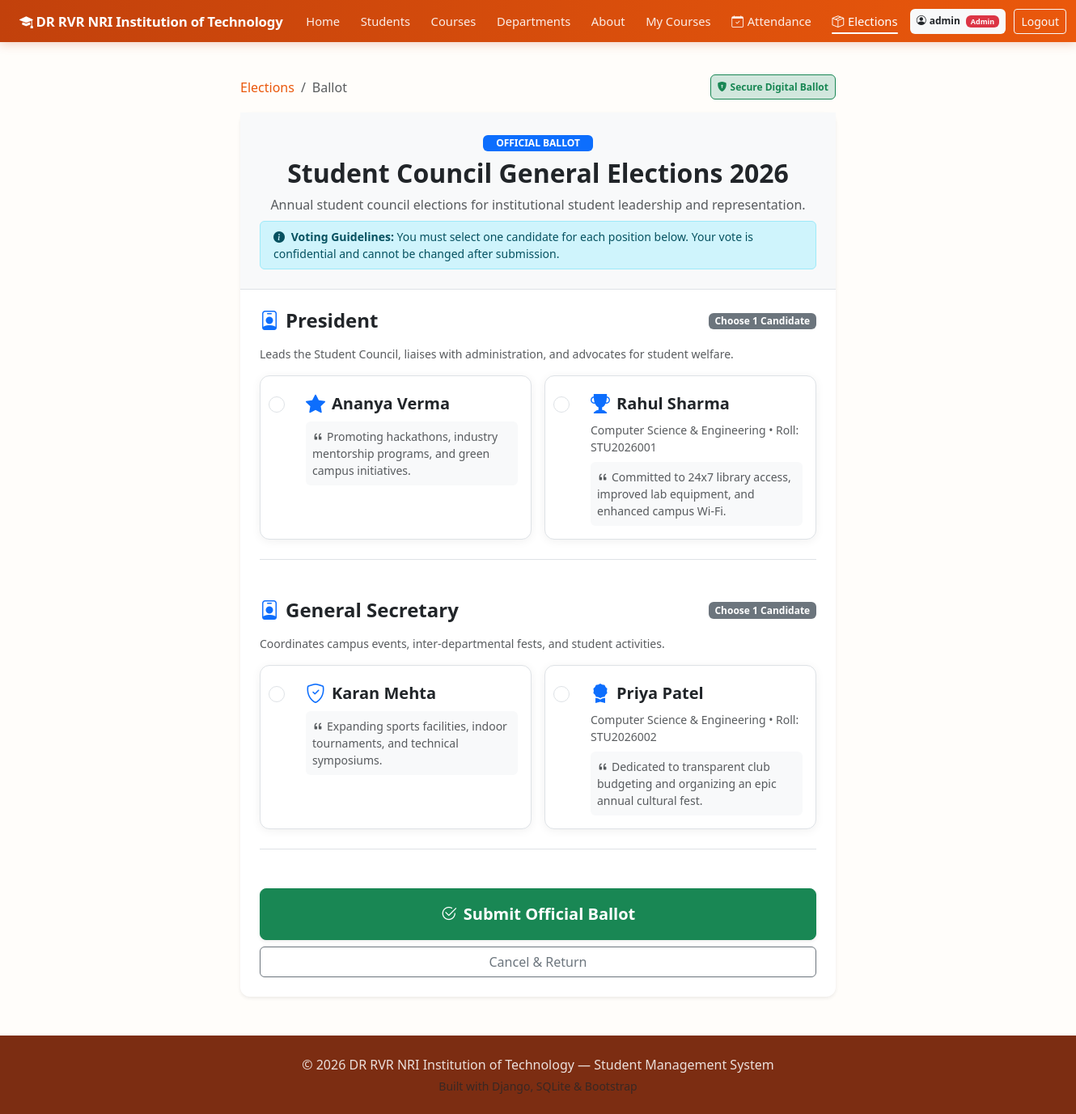
Page /elections/1/ (signed in) on the committed database.
### core/models.py (models this page shows, shortened)
class User(AbstractUser):
    ROLE_CHOICES = [
        ('admin', 'Admin'),
        ('student', 'Student'),
    ]
    role = models.CharField(max_length=20, choices=ROLE_CHOICES, default='student')

class Election(models.Model):
    title = models.CharField(max_length=200)
    description = models.TextField(blank=True, null=True)
    start_date = models.DateTimeField(default=timezone.now)
    end_date = models.DateTimeField()
    is_active = models.BooleanField(default=True)
    created_at = models.DateTimeField(auto_now_add=True)
    class Meta:
        ordering = ['-created_at']
    @property
    def is_voting_open(self):
        now = timezone.now()
        return self.is_active and (self.start_date <= now <= self.end_date)

class ElectionPosition(models.Model):
    election = models.ForeignKey(Election, on_delete=models.CASCADE, related_name='positions')
    title = models.CharField(max_length=150)
    description = models.TextField(blank=True, null=True)
    display_order = models.IntegerField(default=0)
    class Meta:
        ordering = ['display_order', 'title']

class Candidate(models.Model):
    position = models.ForeignKey(ElectionPosition, on_delete=models.CASCADE, related_name='candidates')
    student = models.ForeignKey(Student, on_delete=models.SET_NULL, null=True, blank=True, related_name='candidacies')
    name = models.CharField(max_length=150)
    manifesto = models.TextField(blank=True, null=True)
    symbol_icon = models.CharField(max_length=50, default='bi-person-badge', help_text="Bootstrap icon name like bi-award-fill, bi-star-fill, etc.")
    class Meta:
        ordering = ['name']

class Student(models.Model):
    roll_number = models.CharField(max_length=30, unique=True)
    first_name = models.CharField(max_length=80)
    last_name = models.CharField(max_length=80)
    email = models.EmailField(max_length=120, unique=True)
    phone = models.CharField(max_length=20, blank=True, null=True)
    date_of_birth = models.DateField(blank=True, null=True)
    gender = models.CharField(max_length=10, blank=True, null=True)
    address = models.TextField(blank=True, null=True)
    enrollment_year = models.IntegerField(default=current_year)
    department = models.ForeignKey(Department, on_delete=models.CASCADE, related_name='students')
    user = models.OneToOneField(
        settings.AUTH_USER_MODEL,
        on_delete=models.SET_NULL,
        null=True,
        blank=True,
        related_name='student_profile'
    )
    class Meta:
        ordering = ['first_name', 'last_name']

class Department(models.Model):
    name = models.CharField(max_length=120, unique=True)
    code = models.CharField(max_length=20, unique=True)
    head_of_department = models.CharField(max_length=120, blank=True, null=True)
    description = models.TextField(blank=True, null=True)
    class Meta:
        ordering = ['name']

### core/views.py (the view, shortened to what this page needs)
# urls.py: path('elections/<int:election_id>/', views.election_ballot, name='election_ballot'),
@login_required
def election_ballot(request, election_id):
    election = get_object_or_404(Election, id=election_id)
    positions = election.positions.prefetch_related('candidates').all()
    already_voted = Vote.objects.filter(position__election=election, voter=request.user).exists()
    if already_voted:
        messages.info(request, 'You have already cast your vote in this election! Showing results.')
        return redirect('election_results', election_id=election.id)
    if not election.is_voting_open:
        messages.warning(request, f'Voting is currently not open for this election ({election.status_label}).')
        return redirect('election_results', election_id=election.id)
    return render(request, 'election_ballot.html', {
        'election': election,
        'positions': positions,
    })

### templates/election_ballot.html (shortened to what this page needs)
{% extends 'base.html' %}
{% block content %}
<div class="row justify-content-center">
    <div class="col-lg-8">
        <div class="d-flex justify-content-between align-items-center mb-3">
            <nav aria-label="breadcrumb">
                <ol class="breadcrumb mb-0">
                    <li class="breadcrumb-item"><a href="{% url 'elections_list' %}">Elections</a></li>
                    <li class="breadcrumb-item active">Ballot</li>
                </ol>
            </nav>
            <span class="badge bg-success-subtle text-success border border-success p-2">
                <i class="bi bi-shield-lock-fill me-1"></i>Secure Digital Ballot
            </span>
        </div>
        <div class="card shadow-sm border-0 mb-4">
            <div class="card-body p-4 text-center border-bottom bg-light">
                <span class="badge bg-primary px-3 py-1 mb-2 text-uppercase">Official Ballot</span>
                <h2 class="fw-bold mb-2">{{ election.title }}</h2>
                {% if election.description %}
                    <p class="text-muted mb-2">{{ election.description }}</p>
                {% endif %}
                <div class="alert alert-info py-2 px-3 small d-inline-block mb-0 text-start">
                    <i class="bi bi-info-circle-fill me-1"></i>
                    <strong>Voting Guidelines:</strong> You must select one candidate for each position below. Your vote is confidential and cannot be changed after submission.
                </div>
            </div>
            <div class="card-body p-4">
                <form method="post" id="ballotForm">
                    {% for position in positions %}
                    <div class="mb-5 pb-4 border-bottom position-block">
                        <div class="d-flex justify-content-between align-items-center mb-3">
                            <h4 class="fw-bold mb-0 text-dark">
                                <i class="bi bi-person-badge text-primary me-2"></i>{{ position.title }}
                            </h4>
                            <span class="badge bg-secondary">Choose 1 Candidate</span>
                        </div>
                        {% if position.description %}
                            <p class="text-muted small mb-3">{{ position.description }}</p>
                        {% endif %}
                        <div class="row g-3">
                            {% for candidate in position.candidates.all %}
                            <div class="col-md-6">
                                <label class="card h-100 p-3 candidate-card border cursor-pointer" for="cand_{{ candidate.id }}" style="cursor: pointer; transition: all 0.2s;">
                                    <div class="d-flex align-items-start gap-3">
                                        <div class="form-check mt-1">
                                            <input class="form-check-input fs-5" type="radio" name="position_{{ position.id }}" id="cand_{{ candidate.id }}" value="{{ candidate.id }}" required>
                                        </div>
                                        <div class="flex-grow-1">
                                            <div class="d-flex align-items-center gap-2 mb-1">
                                                <i class="bi {{ candidate.symbol_icon }} text-primary fs-4"></i>
                                                <h5 class="card-title fw-bold mb-0">{{ candidate.name }}</h5>
                                            </div>
                                            {% if candidate.student %}
                                                <div class="text-muted small mb-2">
                                                    {{ candidate.student.department.name }} &bull; Roll: {{ candidate.student.roll_number }}
                                                </div>
                                            {% endif %}
                                            {% if candidate.manifesto %}
                                                <p class="text-muted small mb-0 bg-light p-2 rounded">
                                                    <i class="bi bi-quote me-1"></i>{{ candidate.manifesto }}
                                                </p>
                                            {% endif %}
                                        </div>
                                    </div>
                                </label>
                            </div>
                            {% empty %}
                            <div class="col-12">
                                <p class="text-muted small italic">No candidates registered for this position yet.</p>
                            </div>
                            {% endfor %}
                        </div>
                    </div>
                    {% endfor %}
                    <div class="d-grid gap-2 mt-4">
                        <button type="submit" class="btn btn-success btn-lg fw-bold py-3 shadow-sm" onclick="return confirm('Confirm your ballot submission? Once submitted, your vote cannot be modified.');">
                            <i class="bi bi-check2-circle me-2"></i>Submit Official Ballot
                        </button>
                        <a href="{% url 'elections_list' %}" class="btn btn-outline-secondary">Cancel &amp; Return</a>
                    </div>
                </form>
            </div>
        </div>
    </div>
</div>
{% endblock %}

### templates/base.html (shortened to what this page needs)
{% load static %}
<!DOCTYPE html>
<html lang="en">
<head>
    <link href="https://cdn.jsdelivr.net/npm/bootstrap@5.3.3/dist/css/bootstrap.min.css" rel="stylesheet">
    <link href="https://cdn.jsdelivr.net/npm/bootstrap-icons@1.11.3/font/bootstrap-icons.css" rel="stylesheet">
    <link href="{% static 'css/style.css' %}" rel="stylesheet">
</head>
<body>
<nav class="navbar navbar-expand-xl navbar-dark sticky-top">
    <div class="container-fluid px-lg-4 px-3">
        <a class="navbar-brand fw-bold" href="{% url 'home' %}">
            <i class="bi bi-mortarboard-fill me-1"></i>DR RVR NRI Institution of Technology
        </a>
        <div class="collapse navbar-collapse" id="navMenu">
            <ul class="navbar-nav me-auto mb-2 mb-xl-0 align-items-xl-center">
                <li class="nav-item">
                    <a class="nav-link text-nowrap {% if request.resolver_match.url_name == 'home' %}active{% endif %}" href="{% url 'home' %}">Home</a>
                </li>
                <li class="nav-item">
                    <a class="nav-link text-nowrap {% if request.resolver_match.url_name == 'students' %}active{% endif %}" href="{% url 'students' %}">Students</a>
                </li>
                <li class="nav-item">
                    <a class="nav-link text-nowrap {% if request.resolver_match.url_name == 'courses' or request.resolver_match.url_name == 'course_detail' %}active{% endif %}" href="{% url 'courses' %}">Courses</a>
                </li>
                <li class="nav-item">
                    <a class="nav-link text-nowrap {% if request.resolver_match.url_name == 'departments' %}active{% endif %}" href="{% url 'departments' %}">Departments</a>
                </li>
                <li class="nav-item">
                    <a class="nav-link text-nowrap {% if request.resolver_match.url_name == 'about' %}active{% endif %}" href="{% url 'about' %}">About</a>
                </li>
                {% if request.user.is_authenticated %}
                <li class="nav-item">
                    <a class="nav-link text-nowrap {% if request.resolver_match.url_name == 'my_courses' %}active{% endif %}" href="{% url 'my_courses' %}">My Courses</a>
                </li>
                <li class="nav-item">
                    <a class="nav-link text-nowrap {% if 'attendance' in request.resolver_match.url_name %}active{% endif %}" href="{% if request.user.role == 'admin' or request.user.is_staff or request.user.is_superuser %}{% url 'attendance_dashboard' %}{% else %}{% url 'my_attendance' %}{% endif %}">
                        <i class="bi bi-calendar-check"></i><span>Attendance</span>
                    </a>
                </li>
                <li class="nav-item">
                    <a class="nav-link text-nowrap {% if 'election' in request.resolver_match.url_name %}active{% endif %}" href="{% url 'elections_list' %}">
                        <i class="bi bi-box-seam"></i><span>Elections</span>
                    </a>
                </li>
                {% endif %}
            </ul>
            <ul class="navbar-nav align-items-xl-center">
                {% if request.user.is_authenticated %}
                    <li class="nav-item me-2 my-1 my-xl-0">
                        <span class="badge text-bg-light text-dark py-2 px-2 text-nowrap">
                            <i class="bi bi-person-circle me-1"></i>{{ request.user.username }}
                            {% if request.user.role == 'admin' or request.user.is_staff or request.user.is_superuser %}<span class="badge bg-danger ms-1">Admin</span>{% endif %}
                        </span>
                    </li>
                    <li class="nav-item my-1 my-xl-0">
                        <a class="btn btn-outline-light btn-sm text-nowrap" href="{% url 'logout' %}">Logout</a>
                    </li>
                {% endif %}
            </ul>
        </div>
    </div>
</nav>
<main class="container my-4 flex-grow-1">
    {% block content %}{% endblock %}
</main>
<footer class="footer mt-auto py-4">
    <div class="container text-center">
        <p class="mb-1">&copy; 2026 DR RVR NRI Institution of Technology — Student Management System</p>
        <p class="mb-0 small text-muted">Built with Django, SQLite &amp; Bootstrap</p>
    </div>
</footer>
</body>
</html>

### static/css/style.css (style rules this page uses)
:root { --primary: #ea580c; --primary-dark: #9a3412; --primary-darker: #7c2d12; --accent: #f97316; --accent-light: #ffedd5; --accent-hover: #c2410c; --bg-soft: #fffdfa; }
body { background-color: var(--bg-soft); display: flex; flex-direction: column; min-height: 100vh; font-family: 'Segoe UI', Roboto, -apple-system, sans-serif; }
a { color: var(--primary); text-decoration: none; }
.navbar { background: linear-gradient(90deg, #c2410c 0%, #ea580c 100%); box-shadow: 0 2px 12px rgba(194, 65, 12, 0.25); padding-top: 0.5rem; padding-bottom: 0.5rem; }
.navbar .navbar-brand { font-size: 1.05rem; white-space: nowrap; letter-spacing: -0.2px; }
.navbar .nav-item { display: flex; align-items: center; margin: 0 0.15rem; }
.navbar .nav-link { color: rgba(255, 255, 255, 0.9); font-weight: 500; font-size: 0.92rem; padding: 0.45rem 0.65rem !important; white-space: nowrap; display: inline-flex; align-items: center; gap: 0.3rem; position: relative; border-bottom: none !important; transition: color 0.15s ease-in-out; }
.navbar .nav-link::after { content: ''; position: absolute; bottom: 2px; left: 0.65rem; right: 0.65rem; height: 2px; background-color: transparent; border-radius: 2px; transition: background-color 0.2s ease; }
.navbar .nav-link:hover::after, .navbar .nav-link.active::after { background-color: #ffffff; }
.navbar .nav-link:hover, .navbar .nav-link.active { color: #ffffff; }
.card { border: none; border-radius: 0.75rem; box-shadow: 0 2px 12px rgba(0,0,0,0.06); }
.footer { background-color: var(--primary-darker); color: rgba(255, 255, 255, 0.85); margin-top: auto; }

### rows in the picture
User: user.username "admin"
Election: title "Student Council General Elections 2026", description "Annual student council elections for institutional student leadership and representation."
ElectionPosition: title "President", description "Leads the Student Council, liaises with administration, and advocates for student welfare."
Candidate: name "Ananya Verma", manifesto "Promoting hackathons, industry mentorship programs, and green campus initiatives."
Candidate: name "Rahul Sharma", student.department.name "Computer Science & Engineering", student.roll_number "STU2026001", manifesto "Committed to 24x7 library access, improved lab equipment, and enhanced campus Wi-Fi."
ElectionPosition: title "General Secretary", description "Coordinates campus events, inter-departmental fests, and student activities."
Candidate: name "Karan Mehta", manifesto "Expanding sports facilities, indoor tournaments, and technical symposiums."
Candidate: name "Priya Patel", student.department.name "Computer Science & Engineering", student.roll_number "STU2026002", manifesto "Dedicated to transparent club budgeting and organizing an epic annual cultural fest."
